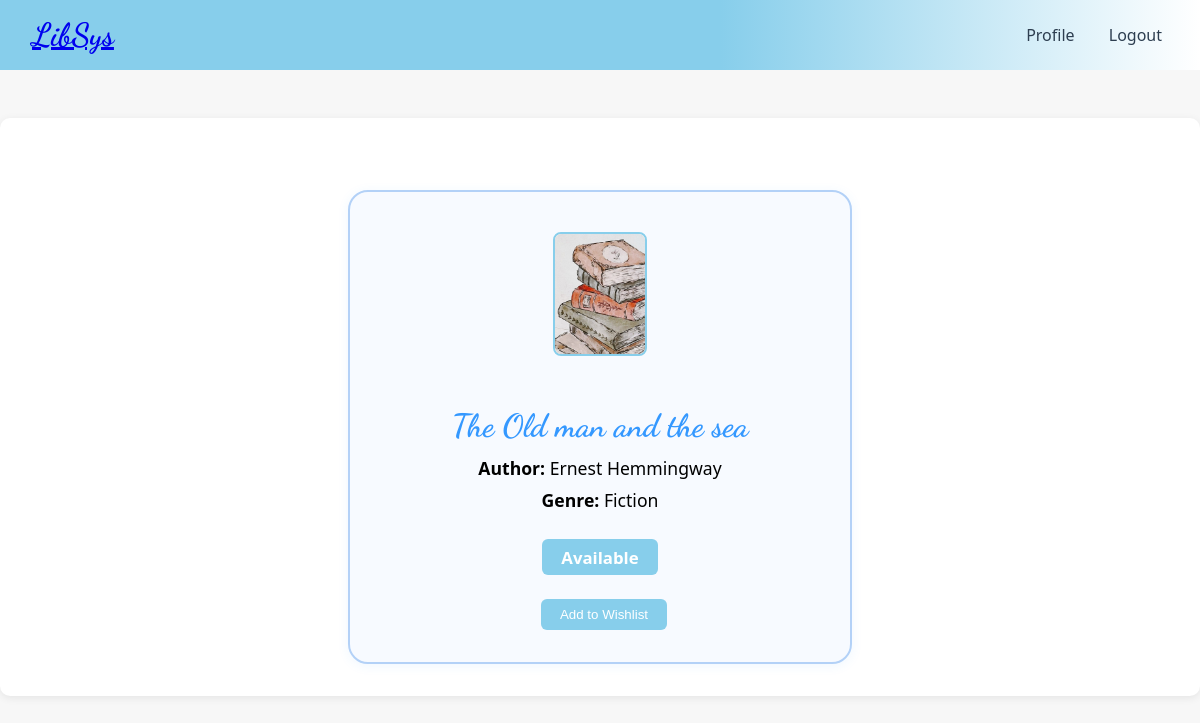
The page /book/1/ (signed in) on the database its author committed.
### Home/models.py (models this page shows, shortened)
class Book(models.Model):
    "these ar efew genres that can be selected to label a book added in library"
    GENRE_CHOICES = [
        ("Fiction", "Fiction (Novels, stories, drama, literary fiction)"),
        ("Non-Fiction", "Non-Fiction (Essays, journalism, real-life topics, how-to books)"),
        ("Science & Technology", "Science & Technology (Physics, biology, programming, engineering, mathematics)"),
        ("History & Politics", "History & Politics (Historical events, government, wars, biographies of leaders)"),
        ("Children & Young Adult", "Children & Young Adult (Books for kids, teens, fantasy for younger readers)"),
        ("Religion & Philosophy", "Religion & Philosophy (Spiritual texts, beliefs, ethics, thought systems)"),
        ("Education & Reference", "Education & Reference (Textbooks, guides, dictionaries, academic materials)"),
    ]
    book_id = models.AutoField(primary_key=True)
    book_name = models.CharField(max_length=255)
    book_author = models.CharField(max_length=255)
    book_genre = models.CharField(max_length=40, choices=GENRE_CHOICES) #can select from the genres that have been listed
    isAvailable = models.BooleanField(default=True) #show if availble or not
    created_at = models.DateTimeField(auto_now_add=True)  # For latest books
    book_photo = models.ImageField(upload_to='book_photos/', null=True, blank=True)

### Home/views.py (the view, shortened to what this page needs)
# urls.py: path('book/<int:book_id>/', book_detail, name='book_detail'),
@login_required(login_url='login')
def book_detail(request, book_id):
    book = get_object_or_404(Book, pk=book_id)
    user = request.user
    in_my_books = book in user.userbooklist.all()#check book in userlist
    in_wishlist = book in user.wishlist.all()#check book in use wishlist
    is_borrowed = not book.isAvailable # check if book available or not
    is_borrowed_by_user = in_my_books #show book borrowed
    in_my_books = book in user.userbooklist.all()
    in_wishlist = book in user.wishlist.all()
    is_borrowed = not book.isAvailable
    is_borrowed_by_user = in_my_books
    return render(request, 'book_detail.html', {
        'book': book,
        'in_my_books': in_my_books,
        'in_wishlist': in_wishlist,
        'is_borrowed': is_borrowed,
        'is_borrowed_by_user': is_borrowed_by_user,
    })

### Home/templates/book_detail.html (shortened to what this page needs)
{% load static %}
<!DOCTYPE html>
<html lang="en">
<head>
  <link rel="stylesheet" href="{% static 'homestyle.css' %}" />
</head>
<body>
  <nav class="navbar">
    <div class="nav-left">
      <a href="{% url 'home' %}" class="logo">LibSys</a>
    </div>
    <div class="nav-right">
      <a href="{% url 'profile' %}">Profile</a>
      <form method="post" action="{% url 'logout' %}" style="display:inline;">
        <button type="submit" class="logout-btn">Logout</button>
      </form>
    </div>
  </nav>
  <div class="container">
    <div class="book-detail-card">
      {% if book.book_photo %}
        <img src="{{ book.book_photo.url }}" alt="{{ book.book_name }}" class="book-cover" />
      {% endif %}
      <h2>{{ book.book_name }}</h2>
      <div class="meta"><strong>Author:</strong> {{ book.book_author }}</div>
      <div class="meta"><strong>Genre:</strong> {{ book.book_genre }}</div>
      <div class="availability {% if not book.isAvailable %}not-available{% endif %}">
        {% if book.isAvailable %}Available{% else %}Not Available{% endif %}
      </div>
      <div style="margin-top: 1.5rem;">
        {% if in_wishlist %}
          <form method="post" style="display:inline; margin-left:0.5rem;">
            {% csrf_token %}
            <input type="hidden" name="action" value="remove_wishlist" />
            <button type="submit" style="background:#e57373; color:#fff; padding:0.5rem 1.2rem; border:none; border-radius:6px;">Remove from Wishlist</button>
          </form>
        {% else %}
          <form method="post" style="display:inline; margin-left:0.5rem;">
            <button type="submit" style="background:#87ceeb; color:#fff; padding:0.5rem 1.2rem; border:none; border-radius:6px;">Add to Wishlist</button>
          </form>
        {% endif %}
      </div>
    </div>
  </div>
</body>
</html>

### Home/static/homestyle.css (style rules this page uses)
body { font-family: 'Segoe UI', Arial, sans-serif; background: #f7f7f7; margin: 0; padding: 0; }
.navbar { display: flex; justify-content: space-between; align-items: center; background: linear-gradient(90deg, #87ceeb 60%, #fff 100%); color: #2d3e50; padding: 1rem 2rem; }
.logo { font-family: 'Dancing Script', cursive; font-size: 2rem; font-weight: bold; }
.nav-right a, .nav-right form button.logout-btn { color: #2d3e50; text-decoration: none; margin-left: 1.5rem; font-size: 1rem; background: none; border: none; cursor: pointer; font-family: inherit; transition: color 0.2s; }
.container { max-width: 1200px; margin: 3rem auto; background: #fff; border-radius: 10px; box-shadow: 0 2px 8px rgba(0,0,0,0.08); padding: 2rem 2.5rem; }

### Home/templates/book_detail.html (style rules this page uses)
.book-detail-card { background: #f7faff; border: 2px solid #b3d1f7; border-radius: 20px; box-shadow: 0 2px 12px rgba(52, 152, 255, 0.08); padding: 2.5rem 2.5rem 2rem 2.5rem; max-width: 420px; margin: 2.5rem auto 0 auto; text-align: center; position: relative; }
.book-detail-card img.book-cover { height: 120px; width: 90px; object-fit: cover; border-radius: 8px; margin-bottom: 1.2rem; border: 2px solid #87ceeb; background: #fff; }
.book-detail-card h2 { font-family: 'Dancing Script', cursive; font-size: 2rem; margin-bottom: 0.7rem; color: #3498ff; }
.book-detail-card .meta { font-size: 1.1rem; margin-bottom: 0.5rem; }
.book-detail-card .availability { margin-top: 1.2rem; font-weight: bold; color: #fff; background: #87ceeb; display: inline-block; padding: 0.4rem 1.2rem; border-radius: 6px; font-size: 1.05rem; }

### rows shown on the page
Book: book_photo (picture), book_name "The Old man and the sea", book_author "Ernest Hemmingway", book_genre "Fiction"
